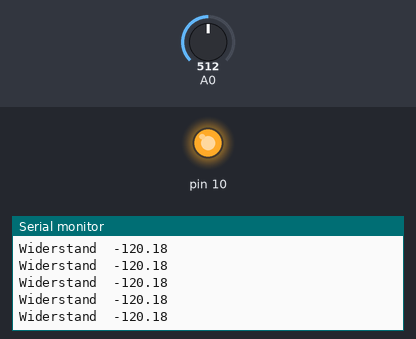
Bench run of a sketch on a simulated Arduino Uno, built with avr-gcc and run on an emulated ATmega328P. Shown: output pins drawn as LEDs (lit = HIGH), the last lines printed to the serial monitor. The test bench sets the inputs (shaded band); at power-on: A0 = 512.

Above: at 1.2 s.
1.3 s: A0 set to 567
At 2.0 s:
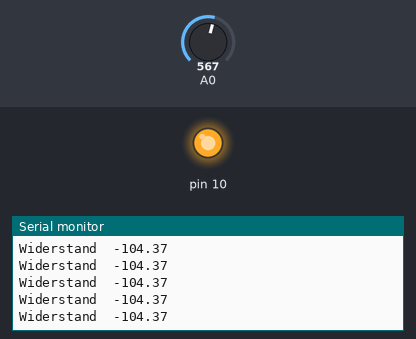
2.8 s: A0 set to 591
At 3.4 s:
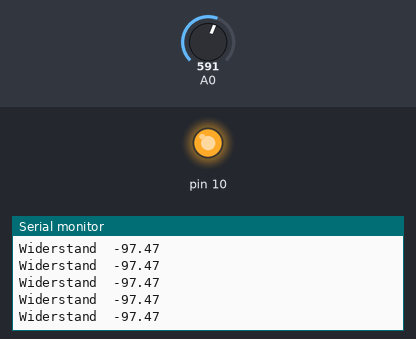
Timing chart, 0 to 5.8 s (numbered marks = the images above; inputs shaded):
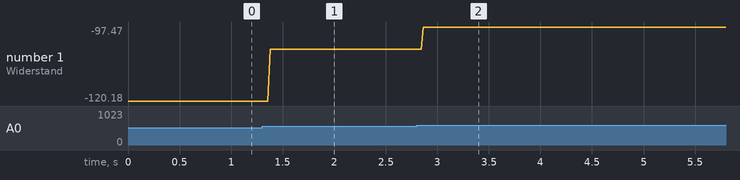

Measured:
- after the input at 1.3 s, the serial monitor: prints a new line after 0.08 s (image 1)
- after the input at 2.8 s, the serial monitor: prints a new line after 0.06 s (image 2)
- plotted number 1: -120.18 → -104.37 after the input at 1.3 s, -104.37 → -97.47 after the input at 2.8 s

The sketch:

anpassungsfaehiger_faktor.ino
```cpp
#include <SPI.h>

// Eingangsspannung Variablen
const float ue_r1 = 10000;
const float ue_r2 = 1000;
const float ue = 5 * (ue_r1 / (ue_r1 + ue_r2));

// Schritte für digitalen Potentiometer einstellen
const int max_step_resistance = 30;
const int min_step_resistance = 5;

// Werte für poti
float max_resistance = 9850;
float wiper_resistance = 75;
float step_resistance = max_resistance/256;

void setup() {
  // put your setup code here, to run once:
  Serial.begin(9600);
  SPI.begin();
}

float get_voltage(){
  return  analogRead(A0) * (5/1023.0);
}

void calculate_resistance()
{
  int current_step = max_step_resistance;
  float ua = 0.0;

  while ( current_step > min_step_resistance){
    // Digitalen Potentiometer verändern
    SPI.transfer(0x00);
    SPI.transfer(current_step);
    // Ausgangsspannung einlesen
    ua = get_voltage();
    if (ua > 3.5) break;
    current_step -= 1;
  }
  float digi_res = current_step * step_resistance + wiper_resistance;
  float factor_k = ua / ue;
  // Anhand von Faktor k und dem Widerstand resistance2 den unbekannten Widerstand ermitteln.
  Serial.print("Widerstand  ");
  Serial.println((factor_k-1) * digi_res);
}

void loop() {
  calculate_resistance();
}
```
